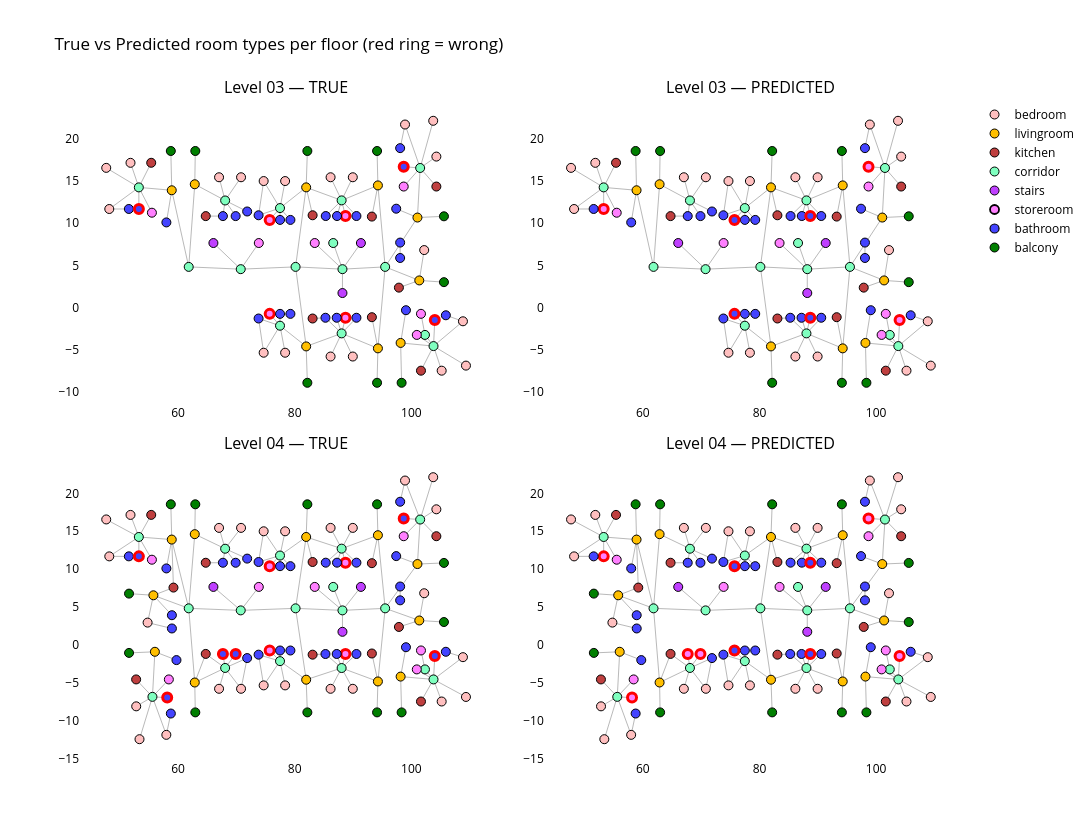

Notebook code cell kept with this figure:
### Markdown cell above
## 8. Predict every room + export predictions, true-vs-predicted view

### Code cell
report=pyg.Predict(split="all", return_probs=True)
pred=report["pred"]
gp=np.asarray(pred[0]) if isinstance(pred,(list,tuple)) else np.asarray(pred)
def to_class(v):
    a=np.squeeze(np.asarray(v)); return int(a) if a.ndim==0 else (int(np.argmax(a)) if a.size>1 else int(a[0]))
rows=[]
for i in range(NTOT):
    yp=to_class(gp[i]); yt=LOCAL[g_rtype[i]]
    rows.append(dict(node_id=i,floor=FLOOR_NAMES[g_floor[i]],room_type=g_rtype[i],
        y_true=yt,y_pred=yp,true_name=NAME[yt],pred_name=NAME.get(yp,"?"),split=split[i],
        x=round(g_xy[i][0],2),y=round(g_xy[i][1],2)))
pred_df=pd.DataFrame(rows); pred_df.to_csv(DATASET_DIR/"node_predictions.csv",index=False)
acc_all=(pred_df.y_true==pred_df.y_pred).mean()
acc_test=(pred_df[pred_df.split=="test"].y_true==pred_df[pred_df.split=="test"].y_pred).mean()
print(f"Accuracy — all: {acc_all:.3f} | test: {acc_test:.3f}")
print("\nPer-floor accuracy:")
for fn in FLOOR_NAMES:
    sub=pred_df[pred_df.floor==fn]
    print(f"  {fn}: {(sub.y_true==sub.y_pred).mean():.3f}  ({len(sub)} rooms)")

# true vs predicted, panels per floor (rows) x TRUE/PREDICTED (cols)
nF=len(FLOOR_NAMES)
from plotly.subplots import make_subplots
fig=make_subplots(rows=nF,cols=2,horizontal_spacing=0.06,vertical_spacing=0.08,
                  subplot_titles=[f"{FLOOR_NAMES[f]} — {lbl}" for f in range(nF) for lbl in ("TRUE","PREDICTED")])
for fidx in range(nF):
    for col,name_key in [(1,"true_name"),(2,"pred_name")]:
        ex,ey=[],[]
        for a,b,k in edges:
            if g_floor[a]==fidx and g_floor[b]==fidx:
                ex+=[g_xy[a][0],g_xy[b][0],None]; ey+=[g_xy[a][1],g_xy[b][1],None]
        fig.add_trace(go.Scatter(x=ex,y=ey,mode="lines",line=dict(color="rgba(80,80,80,0.4)",width=1),
                      hoverinfo="skip",showlegend=False),row=fidx+1,col=col)
        for t in present:
            idx=[i for i in range(NTOT) if g_floor[i]==fidx and pred_df.iloc[i][name_key]==t]
            if not idx: continue
            wrong=[i for i in idx if pred_df.iloc[i].y_true!=pred_df.iloc[i].y_pred]
            fig.add_trace(go.Scatter(x=[g_xy[i][0] for i in idx],y=[g_xy[i][1] for i in idx],mode="markers",
                marker=dict(size=9,color=ROOM_COLOR[t],
                    line=dict(color=["red" if i in wrong else "black" for i in idx],
                              width=[3 if i in wrong else 1 for i in idx])),
                name=t,showlegend=(fidx==0 and col==1),
                text=[f"{pred_df.iloc[i].true_name}->{pred_df.iloc[i].pred_name}" for i in idx],
                hoverinfo="text"),row=fidx+1,col=col)
fig.update_xaxes(color="black"); fig.update_yaxes(color="black")
for ann in fig.layout.annotations: ann.font.color="black"
fig.update_layout(title=dict(text="True vs Predicted room types per floor (red ring = wrong)",font=dict(color="black")),
                  paper_bgcolor="white",plot_bgcolor="white",legend=dict(font=dict(color="black")),
                  width=1300,height=420*nF)
fig.show(renderer=renderer)

### Figure 1 — Plotly figure (JSON) as saved in the notebook; plotly's stock layout.template omitted (floating-point values rounded to 4 significant figures; data arrays with more than 128 entries replaced by an {"elided": "..."} marker saying what was removed)
{"data": [{"hoverinfo": "skip", "line": {"color": "rgba(80,80,80,0.4)", "width": 1}, "mode": "lines", "showlegend": false, "type": "scatter", "x": {"elided": "306 float values"}, "xaxis": "x", "y": {"elided": "306 float values"}, "yaxis": "y"}, {"hoverinfo": "text", "marker": {"color": "#FFBFBF", "line": {"color": ["black", "black", "black", "black", "black", "black", "black", "black", "black", "black", "black", "black", "black", "black", "black", "black", "black", "black", "black", "black"], "width": [1, 1, 1, 1, 1, 1, 1, 1, 1, 1, 1, 1, 1, 1, 1, 1, 1, 1, 1, 1]}, "size": 9}, "mode": "markers", "name": "bedroom", "showlegend": true, "text": ["bedroom->bedroom", "bedroom->bedroom", "bedroom->bedroom", "bedroom->bedroom", "bedroom->bedroom", "bedroom->bedroom", "bedroom->bedroom", "bedroom->bedroom", "bedroom->bedroom", "bedroom->bedroom", "bedroom->bedroom", "bedroom->bedroom", "bedroom->bedroom", "bedroom->bedroom", "bedroom->bedroom", "bedroom->bedroom", "bedroom->bedroom", "bedroom->bedroom", "bedroom->bedroom", "bedroom->bedroom"], "type": "scatter", "x": [86.15, 74.68, 89.96, 78.36, 67.03, 108.9, 109.4, 105.2, 102.2, 103.8, 98.92, 48.21, 47.68, 51.84, 89.96, 78.36, 86.15, 74.68, 70.8, 104.3], "xaxis": "x", "y": [-5.793, -5.343, 15.44, 14.99, 15.44, -1.62, -6.87, -7.47, 6.817, 22.13, 21.69, 11.68, 16.55, 17.15, -5.793, -5.343, 15.44, 14.99, 15.44, 17.89], "yaxis": "y"}, {"hoverinfo": "text", "marker": {"color": "#FFBF00", "line": {"color": ["black", "black", "black", "black", "black", "black", "black", "black", "black"], "width": [1, 1, 1, 1, 1, 1, 1, 1, 1]}, "size": 9}, "mode": "markers", "name": "livingroom", "showlegend": true, "text": ["livingroom->livingroom", "livingroom->livingroom", "livingroom->livingroom", "livingroom->livingroom", "livingroom->livingroom", "livingroom->livingroom", "livingroom->livingroom", "livingroom->livingroom", "livingroom->livingroom"], "type": "scatter", "x": [81.97, 81.97, 94.27, 98.17, 101.4, 101.1, 58.92, 62.87, 94.27], "xaxis": "x", "y": [-4.596, 14.24, 14.47, -4.184, 3.22, 10.67, 13.9, 14.61, -4.826], "yaxis": "y"}, {"hoverinfo": "text", "marker": {"color": "#BF3F3F", "line": {"color": ["black", "black", "black", "black", "black", "black", "black", "black", "black"], "width": [1, 1, 1, 1, 1, 1, 1, 1, 1]}, "size": 9}, "mode": "markers", "name": "kitchen", "showlegend": true, "text": ["kitchen->kitchen", "kitchen->kitchen", "kitchen->kitchen", "kitchen->kitchen", "kitchen->kitchen", "kitchen->kitchen", "kitchen->kitchen", "kitchen->kitchen", "kitchen->kitchen"], "type": "scatter", "x": [55.4, 93.24, 83.07, 101.7, 97.87, 64.75, 93.24, 83.07, 104.3], "xaxis": "x", "y": [17.16, -1.135, -1.291, -7.47, 2.367, 10.84, 10.78, 10.94, 14.34], "yaxis": "y"}, {"hoverinfo": "text", "marker": {"color": "#7FFFBF", "line": {"color": ["black", "black", "black", "black", "black", "black", "black", "black", "black", "black", "black", "black", "black", "black", "black"], "width": [1, 1, 1, 1, 1, 1, 1, 1, 1, 1, 1, 1, 1, 1, 1]}, "size": 9}, "mode": "markers", "name": "corridor", "showlegend": true, "text": ["corridor->corridor", "corridor->corridor", "corridor->corridor", "corridor->corridor", "corridor->corridor", "corridor->corridor", "corridor->corridor", "corridor->corridor", "corridor->corridor", "corridor->corridor", "corridor->corridor", "corridor->corridor", "corridor->corridor", "corridor->corridor", "corridor->corridor"], "type": "scatter", "x": [86.61, 77.48, 70.75, 95.51, 103.8, 102.3, 53.27, 61.83, 77.48, 88.05, 68.07, 88.05, 80.15, 88.19, 101.5], "xaxis": "x", "y": [7.651, 11.79, 4.554, 4.824, -4.558, -3.235, 14.24, 4.824, -2.144, -3.054, 12.69, 12.7, 4.824, 4.554, 16.54], "yaxis": "y"}, {"hoverinfo": "text", "marker": {"color": "#BF3FFF", "line": {"color": ["black", "black", "black"], "width": [1, 1, 1]}, "size": 9}, "mode": "markers", "name": "stairs", "showlegend": true, "text": ["stairs->stairs", "stairs->stairs", "stairs->stairs"], "type": "scatter", "x": [91.35, 88.19, 66.06], "xaxis": "x", "y": [7.651, 1.727, 7.651], "yaxis": "y"}, {"hoverinfo": "text", "marker": {"color": "#FF7FFF", "line": {"color": ["black", "black", "red", "red", "black", "black", "black", "black", "red", "red"], "width": [1, 1, 3, 3, 1, 1, 1, 1, 3, 3]}, "size": 9}, "mode": "markers", "name": "storeroom", "showlegend": true, "text": ["storeroom->storeroom", "storeroom->storeroom", "storeroom->bathroom", "storeroom->bathroom", "storeroom->storeroom", "storeroom->storeroom", "storeroom->storeroom", "storeroom->storeroom", "storeroom->bathroom", "storeroom->bathroom"], "type": "scatter", "x": [83.44, 55.52, 88.71, 88.71, 98.69, 73.85, 101.7, 100.9, 75.71, 75.71], "xaxis": "x", "y": [7.651, 11.24, -1.201, 10.85, 14.34, 7.651, -0.7346, -3.235, 10.39, -0.7414], "yaxis": "y"}, {"hoverinfo": "text", "marker": {"color": "#4444FF", "line": {"color": ["black", "black", "black", "black", "red", "black", "black", "black", "red", "black", "black", "black", "black", "black", "black", "black", "black", "black", "black", "black", "black", "red", "black", "black", "black", "black"], "width": [1, 1, 1, 1, 3, 1, 1, 1, 3, 1, 1, 1, 1, 1, 1, 1, 1, 1, 1, 1, 1, 3, 1, 1, 1, 1]}, "size": 9}, "mode": "markers", "name": "bathroom", "showlegend": true, "text": ["bathroom->bathroom", "bathroom->bathroom", "bathroom->bathroom", "bathroom->bathroom", "bathroom->storeroom", "bathroom->bathroom", "bathroom->bathroom", "bathroom->bathroom", "bathroom->storeroom", "bathroom->bathroom", "bathroom->bathroom", "bathroom->bathroom", "bathroom->bathroom", "bathroom->bathroom", "bathroom->bathroom", "bathroom->bathroom", "bathroom->bathroom", "bathroom->bathroom", "bathroom->bathroom", "bathroom->bathroom", "bathroom->bathroom", "bathroom->storeroom", "bathroom->bathroom", "bathroom->bathroom", "bathroom->bathroom", "bathroom->bathroom"], "type": "scatter", "x": [85.28, 87.21, 51.56, 58.0, 53.28, 73.81, 73.81, 71.85, 104.0, 105.9, 98.08, 98.08, 98.08, 97.41, 90.59, 67.69, 69.88, 85.33, 90.59, 87.26, 99.08, 98.69, 79.27, 79.27, 77.49, 77.49], "xaxis": "x", "y": [-1.202, -1.2, 11.69, 10.09, 11.68, -1.291, 10.94, 11.39, -1.458, -0.908, 7.705, 5.88, 18.89, 11.72, -1.201, 10.84, 10.84, 10.85, 10.85, 10.85, -0.308, 16.69, -0.7409, 10.39, -0.7406, 10.39], "yaxis": "y"}, {"hoverinfo": "text", "marker": {"color": "#007F00", "line": {"color": ["black", "black", "black", "black", "black", "black", "black", "black", "black"], "width": [1, 1, 1, 1, 1, 1, 1, 1, 1]}, "size": 9}, "mode": "markers", "name": "balcony", "showlegend": true, "text": ["balcony->balcony", "balcony->balcony", "balcony->balcony", "balcony->balcony", "balcony->balcony", "balcony->balcony", "balcony->balcony", "balcony->balcony", "balcony->balcony"], "type": "scatter", "x": [94.13, 94.13, 82.17, 58.76, 105.6, 105.6, 98.33, 82.17, 62.96], "xaxis": "x", "y": [-8.906, 18.55, 18.55, 18.55, 10.82, 3.017, -8.906, -8.906, 18.55], "yaxis": "y"}, {"hoverinfo": "skip", "line": {"color": "rgba(80,80,80,0.4)", "width": 1}, "mode": "lines", "showlegend": false, "type": "scatter", "x": {"elided": "306 float values"}, "xaxis": "x2", "y": {"elided": "306 float values"}, "yaxis": "y2"}, {"hoverinfo": "text", "marker": {"color": "#FFBFBF", "line": {"color": ["black", "black", "black", "black", "black", "black", "black", "black", "black", "black", "black", "black", "black", "black", "black", "black", "black", "black", "black", "black"], "width": [1, 1, 1, 1, 1, 1, 1, 1, 1, 1, 1, 1, 1, 1, 1, 1, 1, 1, 1, 1]}, "size": 9}, "mode": "markers", "name": "bedroom", "showlegend": false, "text": ["bedroom->bedroom", "bedroom->bedroom", "bedroom->bedroom", "bedroom->bedroom", "bedroom->bedroom", "bedroom->bedroom", "bedroom->bedroom", "bedroom->bedroom", "bedroom->bedroom", "bedroom->bedroom", "bedroom->bedroom", "bedroom->bedroom", "bedroom->bedroom", "bedroom->bedroom", "bedroom->bedroom", "bedroom->bedroom", "bedroom->bedroom", "bedroom->bedroom", "bedroom->bedroom", "bedroom->bedroom"], "type": "scatter", "x": [86.15, 74.68, 89.96, 78.36, 67.03, 108.9, 109.4, 105.2, 102.2, 103.8, 98.92, 48.21, 47.68, 51.84, 89.96, 78.36, 86.15, 74.68, 70.8, 104.3], "xaxis": "x2", "y": [-5.793, -5.343, 15.44, 14.99, 15.44, -1.62, -6.87, -7.47, 6.817, 22.13, 21.69, 11.68, 16.55, 17.15, -5.793, -5.343, 15.44, 14.99, 15.44, 17.89], "yaxis": "y2"}, {"hoverinfo": "text", "marker": {"color": "#FFBF00", "line": {"color": ["black", "black", "black", "black", "black", "black", "black", "black", "black"], "width": [1, 1, 1, 1, 1, 1, 1, 1, 1]}, "size": 9}, "mode": "markers", "name": "livingroom", "showlegend": false, "text": ["livingroom->livingroom", "livingroom->livingroom", "livingroom->livingroom", "livingroom->livingroom", "livingroom->livingroom", "livingroom->livingroom", "livingroom->livingroom", "livingroom->livingroom", "livingroom->livingroom"], "type": "scatter", "x": [81.97, 81.97, 94.27, 98.17, 101.4, 101.1, 58.92, 62.87, 94.27], "xaxis": "x2", "y": [-4.596, 14.24, 14.47, -4.184, 3.22, 10.67, 13.9, 14.61, -4.826], "yaxis": "y2"}, {"hoverinfo": "text", "marker": {"color": "#BF3F3F", "line": {"color": ["black", "black", "black", "black", "black", "black", "black", "black", "black"], "width": [1, 1, 1, 1, 1, 1, 1, 1, 1]}, "size": 9}, "mode": "markers", "name": "kitchen", "showlegend": false, "text": ["kitchen->kitchen", "kitchen->kitchen", "kitchen->kitchen", "kitchen->kitchen", "kitchen->kitchen", "kitchen->kitchen", "kitchen->kitchen", "kitchen->kitchen", "kitchen->kitchen"], "type": "scatter", "x": [55.4, 93.24, 83.07, 101.7, 97.87, 64.75, 93.24, 83.07, 104.3], "xaxis": "x2", "y": [17.16, -1.135, -1.291, -7.47, 2.367, 10.84, 10.78, 10.94, 14.34], "yaxis": "y2"}, {"hoverinfo": "text", "marker": {"color": "#7FFFBF", "line": {"color": ["black", "black", "black", "black", "black", "black", "black", "black", "black", "black", "black", "black", "black", "black", "black"], "width": [1, 1, 1, 1, 1, 1, 1, 1, 1, 1, 1, 1, 1, 1, 1]}, "size": 9}, "mode": "markers", "name": "corridor", "showlegend": false, "text": ["corridor->corridor", "corridor->corridor", "corridor->corridor", "corridor->corridor", "corridor->corridor", "corridor->corridor", "corridor->corridor", "corridor->corridor", "corridor->corridor", "corridor->corridor", "corridor->corridor", "corridor->corridor", "corridor->corridor", "corridor->corridor", "corridor->corridor"], "type": "scatter", "x": [86.61, 77.48, 70.75, 95.51, 103.8, 102.3, 53.27, 61.83, 77.48, 88.05, 68.07, 88.05, 80.15, 88.19, 101.5], "xaxis": "x2", "y": [7.651, 11.79, 4.554, 4.824, -4.558, -3.235, 14.24, 4.824, -2.144, -3.054, 12.69, 12.7, 4.824, 4.554, 16.54], "yaxis": "y2"}, {"hoverinfo": "text", "marker": {"color": "#BF3FFF", "line": {"color": ["black", "black", "black"], "width": [1, 1, 1]}, "size": 9}, "mode": "markers", "name": "stairs", "showlegend": false, "text": ["stairs->stairs", "stairs->stairs", "stairs->stairs"], "type": "scatter", "x": [91.35, 88.19, 66.06], "xaxis": "x2", "y": [7.651, 1.727, 7.651], "yaxis": "y2"}, {"hoverinfo": "text", "marker": {"color": "#FF7FFF", "line": {"color": ["red", "red", "red", "black", "black", "black", "black", "black", "black"], "width": [3, 3, 3, 1, 1, 1, 1, 1, 1]}, "size": 9}, "mode": "markers", "name": "storeroom", "showlegend": false, "text": ["bathroom->storeroom", "bathroom->storeroom", "bathroom->storeroom", "storeroom->storeroom", "storeroom->storeroom", "storeroom->storeroom", "storeroom->storeroom", "storeroom->storeroom", "storeroom->storeroom"], "type": "scatter", "x": [53.28, 104.0, 98.69, 83.44, 55.52, 98.69, 73.85, 101.7, 100.9], "xaxis": "x2", "y": [11.68, -1.458, 16.69, 7.651, 11.24, 14.34, 7.651, -0.7346, -3.235], "yaxis": "y2"}, {"hoverinfo": "text", "marker": {"color": "#4444FF", "line": {"color": ["black", "black", "black", "black", "black", "black", "black", "black", "black", "black", "black", "black", "black", "black", "black", "black", "black", "black", "black", "black", "black", "black", "black", "red", "red", "red", "red"], "width": [1, 1, 1, 1, 1, 1, 1, 1, 1, 1, 1, 1, 1, 1, 1, 1, 1, 1, 1, 1, 1, 1, 1, 3, 3, 3, 3]}, "size": 9}, "mode": "markers", "name": "bathroom", "showlegend": false, "text": ["bathroom->bathroom", "bathroom->bathroom", "bathroom->bathroom", "bathroom->bathroom", "bathroom->bathroom", "bathroom->bathroom", "bathroom->bathroom", "bathroom->bathroom", "bathroom->bathroom", "bathroom->bathroom", "bathroom->bathroom", "bathroom->bathroom", "bathroom->bathroom", "bathroom->bathroom", "bathroom->bathroom", "bathroom->bathroom", "bathroom->bathroom", "bathroom->bathroom", "bathroom->bathroom", "bathroom->bathroom", "bathroom->bathroom", "bathroom->bathroom", "bathroom->bathroom", "storeroom->bathroom", "storeroom->bathroom", "storeroom->bathroom", "storeroom->bathroom"], "type": "scatter", "x": [85.28, 87.21, 51.56, 58.0, 73.81, 73.81, 71.85, 105.9, 98.08, 98.08, 98.08, 97.41, 90.59, 67.69, 69.88, 85.33, 90.59, 87.26, 99.08, 79.27, 79.27, 77.49, 77.49, 88.71, 88.71, 75.71, 75.71], "xaxis": "x2", "y": [-1.202, -1.2, 11.69, 10.09, -1.291, 10.94, 11.39, -0.908, 7.705, 5.88, 18.89, 11.72, -1.201, 10.84, 10.84, 10.85, 10.85, 10.85, -0.308, -0.7409, 10.39, -0.7406, 10.39, -1.201, 10.85, 10.39, -0.7414], "yaxis": "y2"}, {"hoverinfo": "text", "marker": {"color": "#007F00", "line": {"color": ["black", "black", "black", "black", "black", "black", "black", "black", "black"], "width": [1, 1, 1, 1, 1, 1, 1, 1, 1]}, "size": 9}, "mode": "markers", "name": "balcony", "showlegend": false, "text": ["balcony->balcony", "balcony->balcony", "balcony->balcony", "balcony->balcony", "balcony->balcony", "balcony->balcony", "balcony->balcony", "balcony->balcony", "balcony->balcony"], "type": "scatter", "x": [94.13, 94.13, 82.17, 58.76, 105.6, 105.6, 98.33, 82.17, 62.96], "xaxis": "x2", "y": [-8.906, 18.55, 18.55, 18.55, 10.82, 3.017, -8.906, -8.906, 18.55], "yaxis": "y2"}, {"hoverinfo": "skip", "line": {"color": "rgba(80,80,80,0.4)", "width": 1}, "mode": "lines", "showlegend": false, "type": "scatter", "x": {"elided": "390 float values"}, "xaxis": "x3", "y": {"elided": "390 float values"}, "yaxis": "y3"}, {"hoverinfo": "text", "marker": {"color": "#FFBFBF", "line": {"color": ["black", "black", "black", "black", "black", "black", "black", "black", "black", "black", "black", "black", "black", "black", "black", "black", "black", "black", "black", "black", "black", "black", "black", "black", "black", "black"], "width": [1, 1, 1, 1, 1, 1, 1, 1, 1, 1, 1, 1, 1, 1, 1, 1, 1, 1, 1, 1, 1, 1, 1, 1, 1, 1]}, "size": 9}, "mode": "markers", "name": "bedroom", "showlegend": false, "text": ["bedroom->bedroom", "bedroom->bedroom", "bedroom->bedroom", "bedroom->bedroom", "bedroom->bedroom", "bedroom->bedroom", "bedroom->bedroom", "bedroom->bedroom", "bedroom->bedroom", "bedroom->bedroom", "bedroom->bedroom", "bedroom->bedroom", "bedroom->bedroom", "bedroom->bedroom", "bedroom->bedroom", "bedroom->bedroom", "bedroom->bedroom", "bedroom->bedroom", "bedroom->bedroom", "bedroom->bedroom", "bedroom->bedroom", "bedroom->bedroom", "bedroom->bedroom", "bedroom->bedroom", "bedroom->bedroom", "bedroom->bedroom"], "type": "scatter", "x": [86.15, 74.68, 89.96, 78.36, 67.03, 108.9, 109.4, 105.2, 102.2, 103.8, 98.92, 48.21, 54.78, 47.68, 51.84, 89.96, 78.36, 70.8, 67.03, 86.15, 74.68, 70.8, 53.39, 57.99, 52.82, 104.3], "xaxis": "x3", "y": [-5.793, -5.343, 15.44, 14.99, 15.44, -1.62, -6.87, -7.47, 6.817, 22.13, 21.69, 11.68, 2.941, 16.55, 17.15, -5.793, -5.343, -5.793, -5.793, 15.44, 14.99, 15.44, -12.45, -11.87, -8.108, 17.89], "yaxis": "y3"}, {"hoverinfo": "text", "marker": {"color": "#FFBF00", "line": {"color": ["black", "black", "black", "black", "black", "black", "black", "black", "black", "black", "black", "black"], "width": [1, 1, 1, 1, 1, 1, 1, 1, 1, 1, 1, 1]}, "size": 9}, "mode": "markers", "name": "livingroom", "showlegend": false, "text": ["livingroom->livingroom", "livingroom->livingroom", "livingroom->livingroom", "livingroom->livingroom", "livingroom->livingroom", "livingroom->livingroom", "livingroom->livingroom", "livingroom->livingroom", "livingroom->livingroom", "livingroom->livingroom", "livingroom->livingroom", "livingroom->livingroom"], "type": "scatter", "x": [56.03, 81.97, 81.97, 94.27, 98.17, 101.4, 101.1, 55.77, 58.92, 62.87, 62.87, 94.27], "xaxis": "x3", "y": [-0.9102, -4.596, 14.24, 14.47, -4.184, 3.22, 10.67, 6.544, 13.9, -4.964, 14.61, -4.826], "yaxis": "y3"}, {"hoverinfo": "text", "marker": {"color": "#BF3F3F", "line": {"color": ["black", "black", "black", "black", "black", "black", "black", "black", "black", "black", "black", "black"], "width": [1, 1, 1, 1, 1, 1, 1, 1, 1, 1, 1, 1]}, "size": 9}, "mode": "markers", "name": "kitchen", "showlegend": false, "text": ["kitchen->kitchen", "kitchen->kitchen", "kitchen->kitchen", "kitchen->kitchen", "kitchen->kitchen", "kitchen->kitchen", "kitchen->kitchen", "kitchen->kitchen", "kitchen->kitchen", "kitchen->kitchen", "kitchen->kitchen", "kitchen->kitchen"], "type": "scatter", "x": [55.4, 93.24, 83.07, 52.81, 101.7, 97.87, 59.21, 64.75, 64.75, 93.24, 83.07, 104.3], "xaxis": "x3", "y": [17.16, -1.135, -1.291, -4.558, -7.47, 2.367, 7.563, -1.19, 10.84, 10.78, 10.94, 14.34], "yaxis": "y3"}, {"hoverinfo": "text", "marker": {"color": "#7FFFBF", "line": {"color": ["black", "black", "black", "black", "black", "black", "black", "black", "black", "black", "black", "black", "black", "black", "black", "black", "black"], "width": [1, 1, 1, 1, 1, 1, 1, 1, 1, 1, 1, 1, 1, 1, 1, 1, 1]}, "size": 9}, "mode": "markers", "name": "corridor", "showlegend": false, "text": ["corridor->corridor", "corridor->corridor", "corridor->corridor", "corridor->corridor", "corridor->corridor", "corridor->corridor", "corridor->corridor", "corridor->corridor", "corridor->corridor", "corridor->corridor", "corridor->corridor", "corridor->corridor", "corridor->corridor", "corridor->corridor", "corridor->corridor", "corridor->corridor", "corridor->corridor"], "type": "scatter", "x": [86.61, 68.07, 77.48, 70.75, 95.51, 103.8, 102.3, 53.27, 61.83, 77.48, 88.05, 68.07, 88.05, 80.15, 88.19, 55.61, 101.5], "xaxis": "x3", "y": [7.651, -3.044, 11.79, 4.554, 4.824, -4.558, -3.235, 14.24, 4.824, -2.144, -3.054, 12.69, 12.7, 4.824, 4.554, -6.858, 16.54], "yaxis": "y3"}, {"hoverinfo": "text", "marker": {"color": "#BF3FFF", "line": {"color": ["black", "black", "black"], "width": [1, 1, 1]}, "size": 9}, "mode": "markers", "name": "stairs", "showlegend": false, "text": ["stairs->stairs", "stairs->stairs", "stairs->stairs"], "type": "scatter", "x": [91.35, 88.19, 66.06], "xaxis": "x3", "y": [7.651, 1.727, 7.651], "yaxis": "y3"}, {"hoverinfo": "text", "marker": {"color": "#FF7FFF", "line": {"color": ["black", "black", "red", "red", "black", "black", "black", "black", "black", "red", "red"], "width": [1, 1, 3, 3, 1, 1, 1, 1, 1, 3, 3]}, "size": 9}, "mode": "markers", "name": "storeroom", "showlegend": false, "text": ["storeroom->storeroom", "storeroom->storeroom", "storeroom->bathroom", "storeroom->bathroom", "storeroom->storeroom", "storeroom->storeroom", "storeroom->storeroom", "storeroom->storeroom", "storeroom->storeroom", "storeroom->bathroom", "storeroom->bathroom"], "type": "scatter", "x": [83.44, 55.52, 88.71, 88.71, 98.69, 73.85, 58.42, 101.7, 100.9, 75.71, 75.71], "xaxis": "x3", "y": [7.651, 11.24, -1.201, 10.85, 14.34, 7.651, -4.557, -0.7346, -3.235, 10.39, -0.7414], "yaxis": "y3"}, {"hoverinfo": "text", "marker": {"color": "#4444FF", "line": {"color": ["black", "black", "black", "black", "black", "red", "black", "black", "red", "black", "black", "black", "black", "red", "red", "black", "black", "black", "black", "black", "black", "red", "black", "black", "black", "black", "black", "black", "black", "red", "black", "black", "black", "black"], "width": [1, 1, 1, 1, 1, 3, 1, 1, 3, 1, 1, 1, 1, 3, 3, 1, 1, 1, 1, 1, 1, 3, 1, 1, 1, 1, 1, 1, 1, 3, 1, 1, 1, 1]}, "size": 9}, "mode": "markers", "name": "bathroom", "showlegend": false, "text": ["bathroom->bathroom", "bathroom->bathroom", "bathroom->bathroom", "bathroom->bathroom", "bathroom->bathroom", "bathroom->storeroom", "bathroom->bathroom", "bathroom->bathroom", "bathroom->storeroom", "bathroom->bathroom", "bathroom->bathroom", "bathroom->bathroom", "bathroom->bathroom", "bathroom->storeroom", "bathroom->storeroom", "bathroom->bathroom", "bathroom->bathroom", "bathroom->bathroom", "bathroom->bathroom", "bathroom->bathroom", "bathroom->bathroom", "bathroom->storeroom", "bathroom->bathroom", "bathroom->bathroom", "bathroom->bathroom", "bathroom->bathroom", "bathroom->bathroom", "bathroom->bathroom", "bathroom->bathroom", "bathroom->storeroom", "bathroom->bathroom", "bathroom->bathroom", "bathroom->bathroom", "bathroom->bathroom"], "type": "scatter", "x": [85.28, 87.21, 51.56, 58.0, 58.94, 53.28, 59.73, 73.81, 67.69, 71.85, 73.81, 71.85, 58.76, 58.14, 104.0, 105.9, 98.08, 98.08, 98.08, 97.41, 58.95, 69.88, 90.59, 67.69, 69.88, 85.33, 90.59, 87.26, 99.08, 98.69, 79.27, 79.27, 77.49, 77.49], "xaxis": "x3", "y": [-1.202, -1.2, 11.69, 10.09, 3.917, 11.68, -2.007, -1.291, -1.193, -1.739, 10.94, 11.39, -9.058, -6.958, -1.458, -0.908, 7.705, 5.88, 18.89, 11.72, 2.168, -1.192, -1.201, 10.84, 10.84, 10.85, 10.85, 10.85, -0.308, 16.69, -0.7409, 10.39, -0.7406, 10.39], "yaxis": "y3"}, {"hoverinfo": "text", "marker": {"color": "#007F00", "line": {"color": ["black", "black", "black", "black", "black", "black", "black", "black", "black", "black", "black", "black"], "width": [1, 1, 1, 1, 1, 1, 1, 1, 1, 1, 1, 1]}, "size": 9}, "mode": "markers", "name": "balcony", "showlegend": false, "text": ["balcony->balcony", "balcony->balcony", "balcony->balcony", "balcony->balcony", "balcony->balcony", "balcony->balcony", "balcony->balcony", "balcony->balcony", "balcony->balcony", "balcony->balcony", "balcony->balcony", "balcony->balcony"], "type": "scatter", "x": [51.59, 51.59, 94.13, 94.13, 82.17, 58.76, 105.6, 105.6, 98.33, 62.96, 82.17, 62.96], "xaxis": "x3", "y": [-1.058, 6.767, -8.906, 18.55, 18.55, 18.55, 10.82, 3.017, -8.906, -8.906, -8.906, 18.55], "yaxis": "y3"}, {"hoverinfo": "skip", "line": {"color": "rgba(80,80,80,0.4)", "width": 1}, "mode": "lines", "showlegend": false, "type": "scatter", "x": {"elided": "390 float values"}, "xaxis": "x4", "y": {"elided": "390 float values"}, "yaxis": "y4"}, {"hoverinfo": "text", "marker": {"color": "#FFBFBF", "line": {"color": ["black", "black", "black", "black", "black", "black", "black", "black", "black", "black", "black", "black", "black", "black", "black", "black", "black", "black", "black", "black", "black", "black", "black", "black", "black", "black"], "width": [1, 1, 1, 1, 1, 1, 1, 1, 1, 1, 1, 1, 1, 1, 1, 1, 1, 1, 1, 1, 1, 1, 1, 1, 1, 1]}, "size": 9}, "mode": "markers", "name": "bedroom", "showlegend": false, "text": ["bedroom->bedroom", "bedroom->bedroom", "bedroom->bedroom", "bedroom->bedroom", "bedroom->bedroom", "bedroom->bedroom", "bedroom->bedroom", "bedroom->bedroom", "bedroom->bedroom", "bedroom->bedroom", "bedroom->bedroom", "bedroom->bedroom", "bedroom->bedroom", "bedroom->bedroom", "bedroom->bedroom", "bedroom->bedroom", "bedroom->bedroom", "bedroom->bedroom", "bedroom->bedroom", "bedroom->bedroom", "bedroom->bedroom", "bedroom->bedroom", "bedroom->bedroom", "bedroom->bedroom", "bedroom->bedroom", "bedroom->bedroom"], "type": "scatter", "x": [86.15, 74.68, 89.96, 78.36, 67.03, 108.9, 109.4, 105.2, 102.2, 103.8, 98.92, 48.21, 54.78, 47.68, 51.84, 89.96, 78.36, 70.8, 67.03, 86.15, 74.68, 70.8, 53.39, 57.99, 52.82, 104.3], "xaxis": "x4", "y": [-5.793, -5.343, 15.44, 14.99, 15.44, -1.62, -6.87, -7.47, 6.817, 22.13, 21.69, 11.68, 2.941, 16.55, 17.15, -5.793, -5.343, -5.793, -5.793, 15.44, 14.99, 15.44, -12.45, -11.87, -8.108, 17.89], "yaxis": "y4"}, {"hoverinfo": "text", "marker": {"color": "#FFBF00", "line": {"color": ["black", "black", "black", "black", "black", "black", "black", "black", "black", "black", "black", "black"], "width": [1, 1, 1, 1, 1, 1, 1, 1, 1, 1, 1, 1]}, "size": 9}, "mode": "markers", "name": "livingroom", "showlegend": false, "text": ["livingroom->livingroom", "livingroom->livingroom", "livingroom->livingroom", "livingroom->livingroom", "livingroom->livingroom", "livingroom->livingroom", "livingroom->livingroom", "livingroom->livingroom", "livingroom->livingroom", "livingroom->livingroom", "livingroom->livingroom", "livingroom->livingroom"], "type": "scatter", "x": [56.03, 81.97, 81.97, 94.27, 98.17, 101.4, 101.1, 55.77, 58.92, 62.87, 62.87, 94.27], "xaxis": "x4", "y": [-0.9102, -4.596, 14.24, 14.47, -4.184, 3.22, 10.67, 6.544, 13.9, -4.964, 14.61, -4.826], "yaxis": "y4"}, {"hoverinfo": "text", "marker": {"color": "#BF3F3F", "line": {"color": ["black", "black", "black", "black", "black", "black", "black", "black", "black", "black", "black", "black"], "width": [1, 1, 1, 1, 1, 1, 1, 1, 1, 1, 1, 1]}, "size": 9}, "mode": "markers", "name": "kitchen", "showlegend": false, "text": ["kitchen->kitchen", "kitchen->kitchen", "kitchen->kitchen", "kitchen->kitchen", "kitchen->kitchen", "kitchen->kitchen", "kitchen->kitchen", "kitchen->kitchen", "kitchen->kitchen", "kitchen->kitchen", "kitchen->kitchen", "kitchen->kitchen"], "type": "scatter", "x": [55.4, 93.24, 83.07, 52.81, 101.7, 97.87, 59.21, 64.75, 64.75, 93.24, 83.07, 104.3], "xaxis": "x4", "y": [17.16, -1.135, -1.291, -4.558, -7.47, 2.367, 7.563, -1.19, 10.84, 10.78, 10.94, 14.34], "yaxis": "y4"}, {"hoverinfo": "text", "marker": {"color": "#7FFFBF", "line": {"color": ["black", "black", "black", "black", "black", "black", "black", "black", "black", "black", "black", "black", "black", "black", "black", "black", "black"], "width": [1, 1, 1, 1, 1, 1, 1, 1, 1, 1, 1, 1, 1, 1, 1, 1, 1]}, "size": 9}, "mode": "markers", "name": "corridor", "showlegend": false, "text": ["corridor->corridor", "corridor->corridor", "corridor->corridor", "corridor->corridor", "corridor->corridor", "corridor->corridor", "corridor->corridor", "corridor->corridor", "corridor->corridor", "corridor->corridor", "corridor->corridor", "corridor->corridor", "corridor->corridor", "corridor->corridor", "corridor->corridor", "corridor->corridor", "corridor->corridor"], "type": "scatter", "x": [86.61, 68.07, 77.48, 70.75, 95.51, 103.8, 102.3, 53.27, 61.83, 77.48, 88.05, 68.07, 88.05, 80.15, 88.19, 55.61, 101.5], "xaxis": "x4", "y": [7.651, -3.044, 11.79, 4.554, 4.824, -4.558, -3.235, 14.24, 4.824, -2.144, -3.054, 12.69, 12.7, 4.824, 4.554, -6.858, 16.54], "yaxis": "y4"}, {"hoverinfo": "text", "marker": {"color": "#BF3FFF", "line": {"color": ["black", "black", "black"], "width": [1, 1, 1]}, "size": 9}, "mode": "markers", "name": "stairs", "showlegend": false, "text": ["stairs->stairs", "stairs->stairs", "stairs->stairs"], "type": "scatter", "x": [91.35, 88.19, 66.06], "xaxis": "x4", "y": [7.651, 1.727, 7.651], "yaxis": "y4"}, {"hoverinfo": "text", "marker": {"color": "#FF7FFF", "line": {"color": ["red", "red", "red", "red", "red", "red", "black", "black", "black", "black", "black", "black", "black"], "width": [3, 3, 3, 3, 3, 3, 1, 1, 1, 1, 1, 1, 1]}, "size": 9}, "mode": "markers", "name": "storeroom", "showlegend": false, "text": ["bathroom->storeroom", "bathroom->storeroom", "bathroom->storeroom", "bathroom->storeroom", "bathroom->storeroom", "bathroom->storeroom", "storeroom->storeroom", "storeroom->storeroom", "storeroom->storeroom", "storeroom->storeroom", "storeroom->storeroom", "storeroom->storeroom", "storeroom->storeroom"], "type": "scatter", "x": [53.28, 67.69, 58.14, 104.0, 69.88, 98.69, 83.44, 55.52, 98.69, 73.85, 58.42, 101.7, 100.9], "xaxis": "x4", "y": [11.68, -1.193, -6.958, -1.458, -1.192, 16.69, 7.651, 11.24, 14.34, 7.651, -4.557, -0.7346, -3.235], "yaxis": "y4"}, {"hoverinfo": "text", "marker": {"color": "#4444FF", "line": {"color": ["black", "black", "black", "black", "black", "black", "black", "black", "black", "black", "black", "black", "black", "black", "black", "black", "black", "black", "black", "black", "black", "black", "black", "black", "black", "black", "black", "black", "red", "red", "red", "red"], "width": [1, 1, 1, 1, 1, 1, 1, 1, 1, 1, 1, 1, 1, 1, 1, 1, 1, 1, 1, 1, 1, 1, 1, 1, 1, 1, 1, 1, 3, 3, 3, 3]}, "size": 9}, "mode": "markers", "name": "bathroom", "showlegend": false, "text": ["bathroom->bathroom", "bathroom->bathroom", "bathroom->bathroom", "bathroom->bathroom", "bathroom->bathroom", "bathroom->bathroom", "bathroom->bathroom", "bathroom->bathroom", "bathroom->bathroom", "bathroom->bathroom", "bathroom->bathroom", "bathroom->bathroom", "bathroom->bathroom", "bathroom->bathroom", "bathroom->bathroom", "bathroom->bathroom", "bathroom->bathroom", "bathroom->bathroom", "bathroom->bathroom", "bathroom->bathroom", "bathroom->bathroom", "bathroom->bathroom", "bathroom->bathroom", "bathroom->bathroom", "bathroom->bathroom", "bathroom->bathroom", "bathroom->bathroom", "bathroom->bathroom", "storeroom->bathroom", "storeroom->bathroom", "storeroom->bathroom", "storeroom->bathroom"], "type": "scatter", "x": [85.28, 87.21, 51.56, 58.0, 58.94, 59.73, 73.81, 71.85, 73.81, 71.85, 58.76, 105.9, 98.08, 98.08, 98.08, 97.41, 58.95, 90.59, 67.69, 69.88, 85.33, 90.59, 87.26, 99.08, 79.27, 79.27, 77.49, 77.49, 88.71, 88.71, 75.71, 75.71], "xaxis": "x4", "y": [-1.202, -1.2, 11.69, 10.09, 3.917, -2.007, -1.291, -1.739, 10.94, 11.39, -9.058, -0.908, 7.705, 5.88, 18.89, 11.72, 2.168, -1.201, 10.84, 10.84, 10.85, 10.85, 10.85, -0.308, -0.7409, 10.39, -0.7406, 10.39, -1.201, 10.85, 10.39, -0.7414], "yaxis": "y4"}, {"hoverinfo": "text", "marker": {"color": "#007F00", "line": {"color": ["black", "black", "black", "black", "black", "black", "black", "black", "black", "black", "black", "black"], "width": [1, 1, 1, 1, 1, 1, 1, 1, 1, 1, 1, 1]}, "size": 9}, "mode": "markers", "name": "balcony", "showlegend": false, "text": ["balcony->balcony", "balcony->balcony", "balcony->balcony", "balcony->balcony", "balcony->balcony", "balcony->balcony", "balcony->balcony", "balcony->balcony", "balcony->balcony", "balcony->balcony", "balcony->balcony", "balcony->balcony"], "type": "scatter", "x": [51.59, 51.59, 94.13, 94.13, 82.17, 58.76, 105.6, 105.6, 98.33, 62.96, 82.17, 62.96], "xaxis": "x4", "y": [-1.058, 6.767, -8.906, 18.55, 18.55, 18.55, 10.82, 3.017, -8.906, -8.906, -8.906, 18.55], "yaxis": "y4"}], "layout": {"annotations": [{"font": {"color": "black", "size": 16}, "showarrow": false, "text": "Level 03 — TRUE", "x": 0.235, "xanchor": "center", "xref": "paper", "y": 1, "yanchor": "bottom", "yref": "paper"}, {"font": {"color": "black", "size": 16}, "showarrow": false, "text": "Level 03 — PREDICTED", "x": 0.765, "xanchor": "center", "xref": "paper", "y": 1, "yanchor": "bottom", "yref": "paper"}, {"font": {"color": "black", "size": 16}, "showarrow": false, "text": "Level 04 — TRUE", "x": 0.235, "xanchor": "center", "xref": "paper", "y": 0.46, "yanchor": "bottom", "yref": "paper"}, {"font": {"color": "black", "size": 16}, "showarrow": false, "text": "Level 04 — PREDICTED", "x": 0.765, "xanchor": "center", "xref": "paper", "y": 0.46, "yanchor": "bottom", "yref": "paper"}], "height": 840, "legend": {"font": {"color": "black"}}, "paper_bgcolor": "white", "plot_bgcolor": "white", "title": {"font": {"color": "black"}, "text": "True vs Predicted room types per floor (red ring = wrong)"}, "width": 1300, "xaxis": {"anchor": "y", "color": "black", "domain": [0, 0.47]}, "xaxis2": {"anchor": "y2", "color": "black", "domain": [0.53, 1]}, "xaxis3": {"anchor": "y3", "color": "black", "domain": [0, 0.47]}, "xaxis4": {"anchor": "y4", "color": "black", "domain": [0.53, 1]}, "yaxis": {"anchor": "x", "color": "black", "domain": [0.54, 1]}, "yaxis2": {"anchor": "x2", "color": "black", "domain": [0.54, 1]}, "yaxis3": {"anchor": "x3", "color": "black", "domain": [0, 0.46]}, "yaxis4": {"anchor": "x4", "color": "black", "domain": [0, 0.46]}}}
